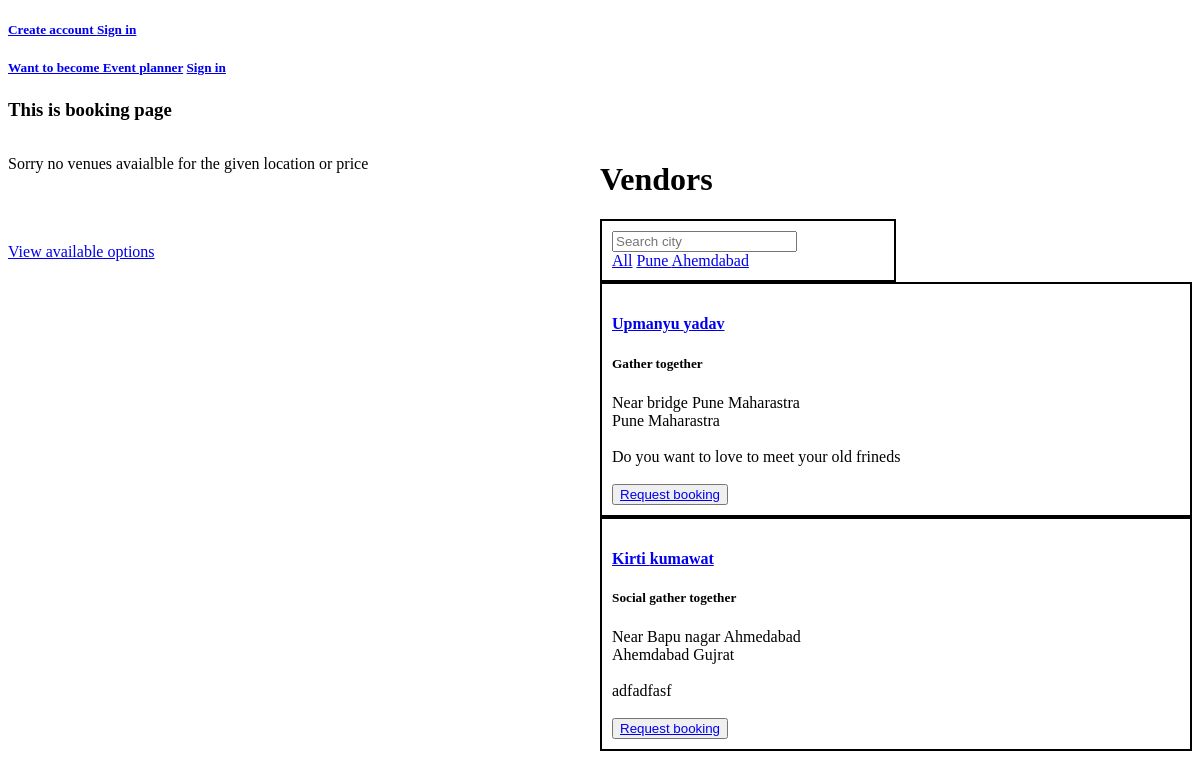
The page /book/4/ on the database as committed earlier.
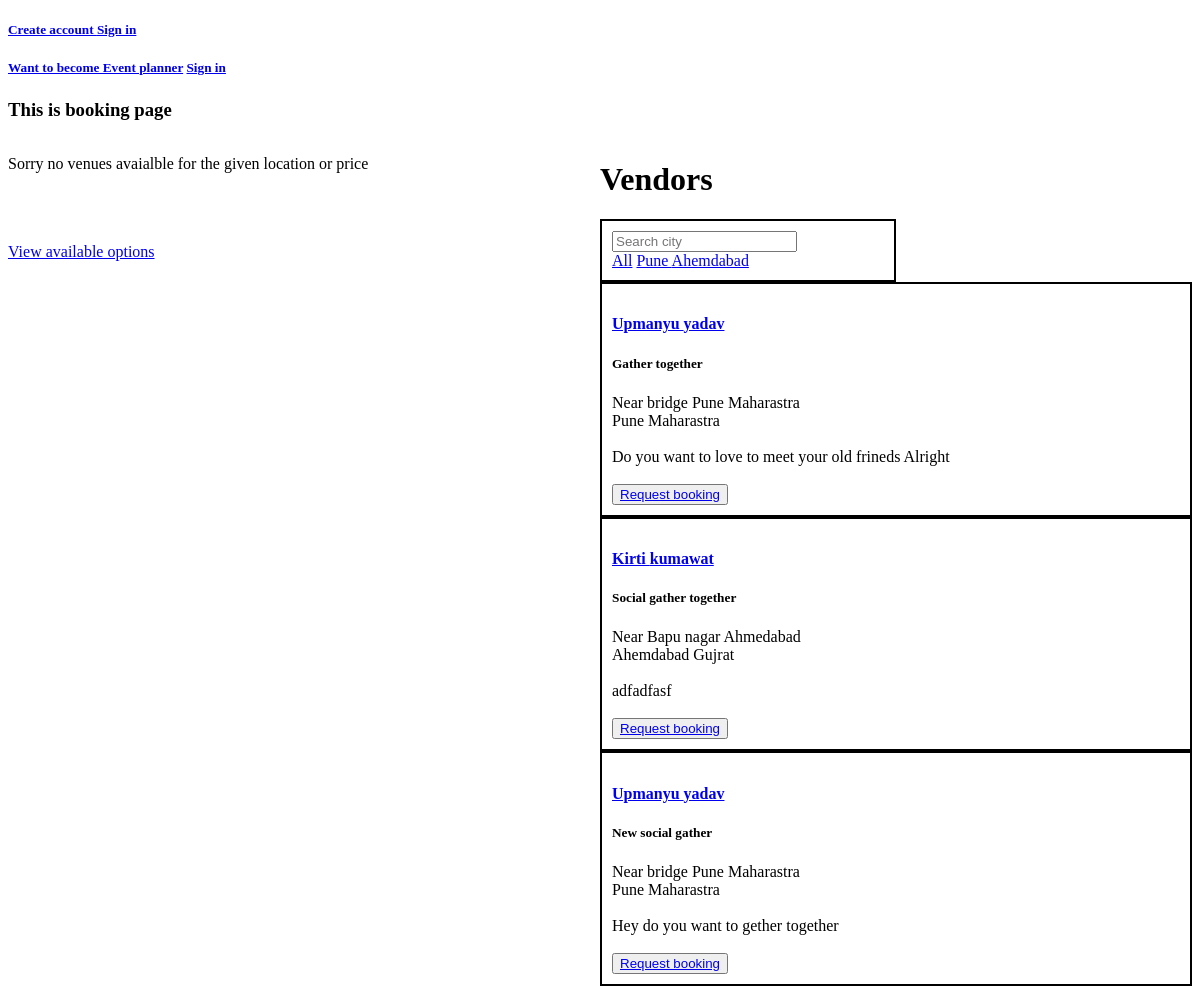
The same page on the database as committed later.
### EventPlanner/models.py (models this page shows, shortened)
class Event(models.Model):
    category = models.ForeignKey(Category,on_delete=models.CASCADE)
    event_planner = models.ForeignKey(User,on_delete=models.CASCADE,null=True)
    name = models.CharField(max_length=100)
    description = models.TextField(null=True,blank=True)

class UserProfile(models.Model):
    user = models.OneToOneField(User,on_delete=models.CASCADE)
    user_type = models.CharField(choices=user_type_choices,max_length=50)
    contact_info = models.CharField(max_length=200,blank=True,null=True,verbose_name='Contact information')
    company_name = models.CharField(max_length=50,blank=True,null=True)
    website = models.URLField(max_length=200,blank=True,null=True)
    about = models.TextField(blank=True,null=True)
    city = models.CharField(max_length=20,null=False,blank=False)
    state = models.CharField(max_length=20,null=False,blank=False)
    location = models.TextField(blank=True,null=True)
    service_offered = models.TextField(blank=True,null=True)
    profile_picture = models.ImageField(upload_to = 'images/', height_field=None, width_field=None, max_length=None,null=True,blank = True)

### customer/views.py (the view, shortened to what this page needs)
# urls.py: path('book/<int:pk>/',views.book),
def book(request,pk):
    if not request.user.is_authenticated or request.user.userprofile.user_type == 'is_customer':
        error = None
        category = Category.objects.get(id = pk)
        events = Event.objects.filter(category = category)
        venues = Venue.objects.filter(category = category)
        if request.method == 'GET':
            venue_city = request.GET.get('venue-city')
            min_price = request.GET.get('min_price')
            max_price = request.GET.get('max_price')
            vendor_city = request.GET.get('vendor-city')
            vendor_name = request.GET.get('vendor-name')
            vendor_first_name = request.GET.get('vendor-first-name')
            vendor_last_name = request.GET.get('vendor-last-name')
            try:
                if venue_city and not min_price:
                    venues = Venue.objects.filter(category = category,city__icontains = venue_city)
                if min_price and max_price and not venue_city:
                    venues = Venue.objects.filter(category = category,min_price__lt = float(max_price),min_price__gte = float(min_price))
                if min_price and max_price and venue_city:
                    venues = Venue.objects.filter(category=category,city__icontains = venue_city,min_price__lt = float(max_price),min_price__gte = float(min_price))
            except:
                pass
        context = {'error':error,'events':events,'venues':venues,'pk':pk,'venue_city':venue_city,'min_price':min_price,'max_price':max_price,'vendor_city':vendor_city,}
        return render(request,'customer/booking.html',context)

### customer/templates/customer/booking.html (shortened to what the changed rows need)
{% extends 'customer/home.html' %}
{% block content %}
<div class="grid-div">
    {% if events %}
    <div>
        <h1>Vendors</h1>
        <div class="filter-div-vendor">
            <div class="filter">
                <form action="" method="GET">
                    <input type="text" placeholder="Search city" name="vendor-city">
                </form>
                <a href="/book/{{pk}}/">All</a>
                {% for event in events %}
                <a href="/book/{{pk}}/?vendor-city={{event.event_planner.userprofile.city}}"
                    class="vendor-{{event.event_planner.userprofile.city}} vendor-city">{{event.event_planner.userprofile.city}}
                </a>
                {% endfor %}
            </div>
        </div>
            {% for event in events %}
            <div class="event-info-div">
                <a href="/event-planner-info/{{event.event_planner.id}}/">
                    <h4>{{event.event_planner.first_name}} {{event.event_planner.last_name}}</h4>
                </a>
                <div>
                    <h5>{{event.name}}</h5>
                </div>
                <div>
                    {{event.event_planner.userprofile.location}}
                </div>
                <div>
                    {{event.event_planner.userprofile.city}} {{event.event_planner.userprofile.state}}
                </div>
                <br>
                <div>{{event.description}}</div>
                <br>
                    {% if request.user.is_authenticated %}
                        {% if request.user.userprofile.user_type == 'is_customer' %}
                        <form action="/create-book/" method="POST">
                            {% csrf_token %}
                            <input type="text" name="location" placeholder="location" required>
                            <input type="date" name="date" placeholder="date" required>
                            <input type="time" name="time" placeholder="time">
                            <input type="hidden" value="{{event.event_planner.id}}" name="vendor_id">
                            <button type="submit">Request booking</button>
                        </form>
                        {% endif %}
                    {% else %}
                    <button class="un-auth-book"><a href="/login-C/">Request booking</a></button>
                    {% endif %}
            </div>
            {% endfor %}
    </div>
    {% else %}
    <div>
        <p>Sorry no vendors avaialble for the given location</p>
        <br><br><br>
        <a href="/book/{{pk}}/">View available options</a>
    </div>
    {% endif %}
</div>
{% endblock %}

Rows that differ between the two databases and show on the page:
changed Event "Gather together": description "Do you want to love to meet your old frineds" → "Do you want to love to meet your old frineds Alright"
added Event: event_planner.first_name "Upmanyu", event_planner.last_name "yadav", name "New social gather", event_planner.userprofile.location "Near bridge Pune Maharastra", event_planner.userprofile.city "Pune", event_planner.userprofile.state "Maharastra", description "Hey do you want to gether together"
